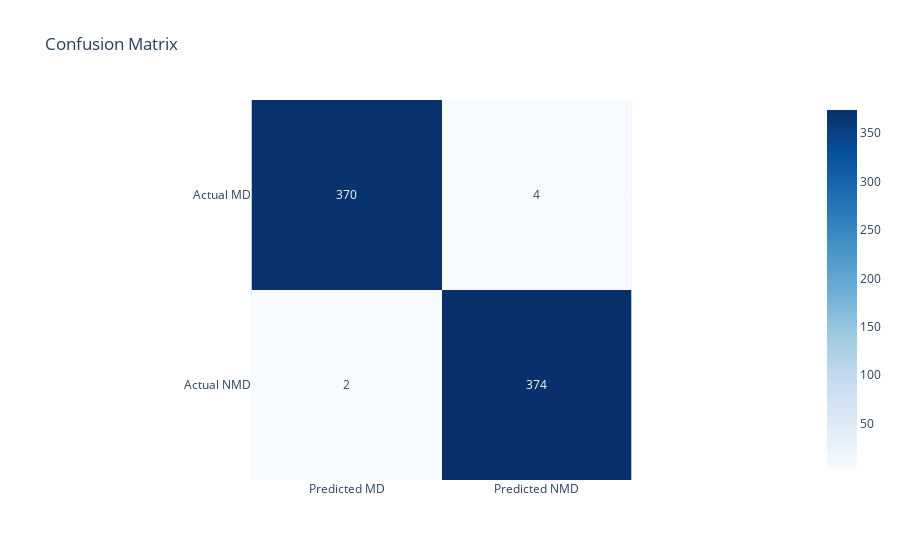

The cell this chart's notebook holds for it:
### Markdown cell above
The classification report clearly showed the power of the RandomForest model. While LogisticRegression scored only 84% of accuract, the RandomForestClassification reached almost 99%. Therefore, it would be more advisible to take the prediction of the RandomForestClassifier

### Code cell
#Initiate the conufusion matrix to get a clearer view of the predictions
cm = confusion_matrix(y_test, y_pred_rf)
cm_df = pd.DataFrame(cm, index=["Actual MD", "Actual NMD"], columns=["Predicted MD", "Predicted NMD"])

# Plot heatmap
fig = px.imshow(cm_df,
                text_auto=True,
                color_continuous_scale='Blues',
                title="Confusion Matrix")
fig.show()

### Figure 1 — Plotly figure (JSON) as saved in the notebook; plotly's stock layout.template omitted (floating-point values rounded to 4 significant figures)
{"data": [{"coloraxis": "coloraxis", "hovertemplate": "x: %{x}<br>y: %{y}<br>color: %{z}<extra></extra>", "name": "0", "texttemplate": "%{z}", "type": "heatmap", "x": ["Predicted MD", "Predicted NMD"], "xaxis": "x", "y": ["Actual MD", "Actual NMD"], "yaxis": "y", "z": [[370, 4], [2, 374]]}], "layout": {"coloraxis": {"colorscale": [[0, "rgb(247,251,255)"], [0.125, "rgb(222,235,247)"], [0.25, "rgb(198,219,239)"], [0.375, "rgb(158,202,225)"], [0.5, "rgb(107,174,214)"], [0.625, "rgb(66,146,198)"], [0.75, "rgb(33,113,181)"], [0.875, "rgb(8,81,156)"], [1, "rgb(8,48,107)"]]}, "title": {"text": "Confusion Matrix"}, "xaxis": {"anchor": "y", "constrain": "domain", "domain": [0, 1], "scaleanchor": "y"}, "yaxis": {"anchor": "x", "autorange": "reversed", "constrain": "domain", "domain": [0, 1]}}}
